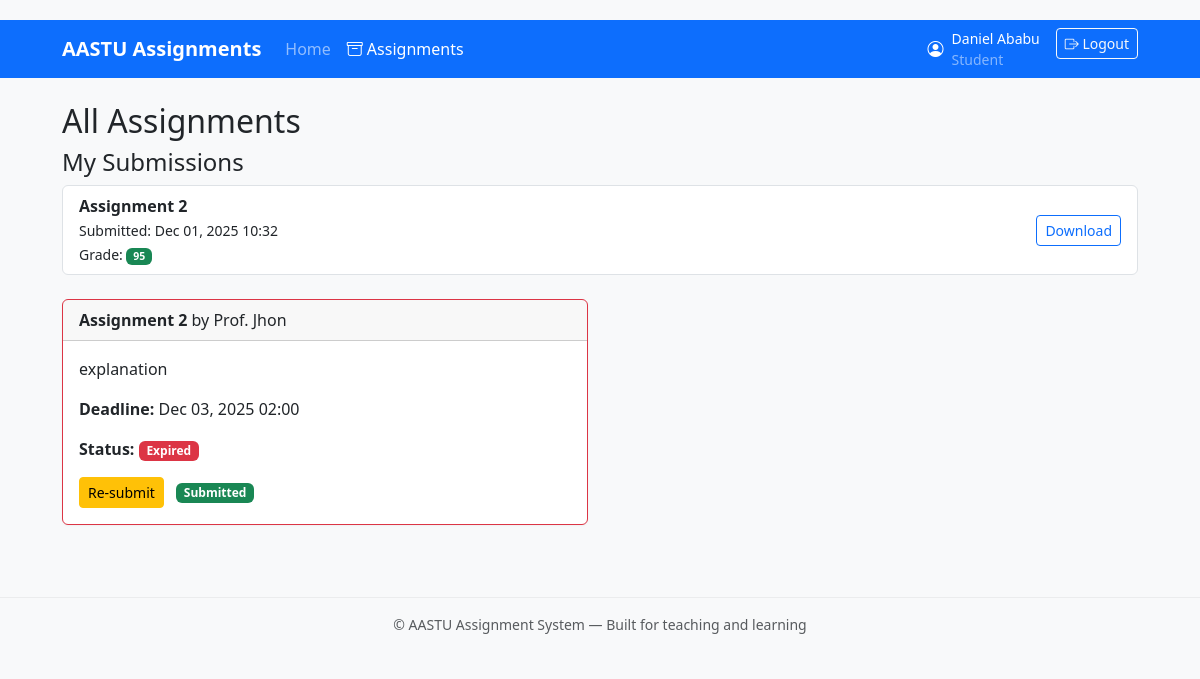
Before: /submissions/ (signed in) with the older database file.
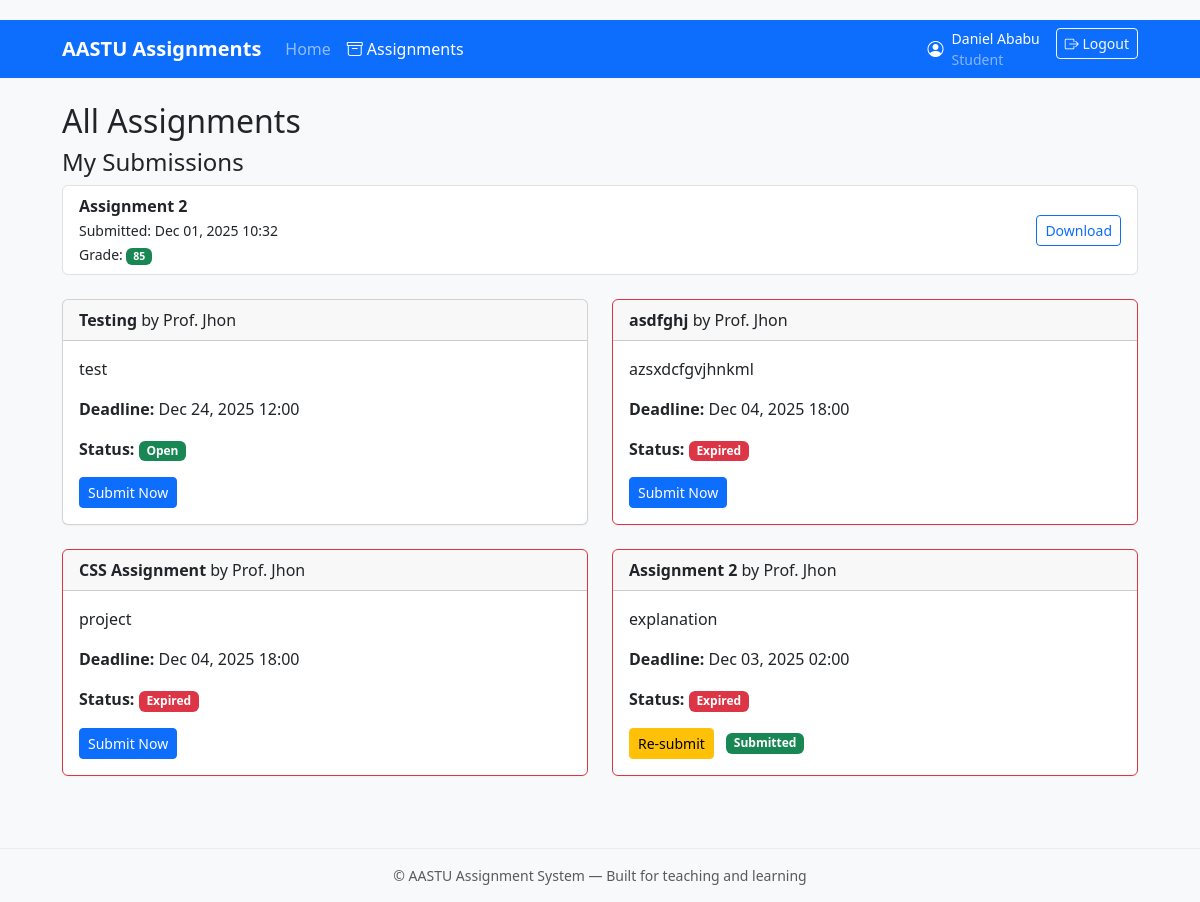
After: the same page with the newer database file.
### submissions/models.py (models this page shows, shortened)
class Submission(models.Model):
    assignment = models.ForeignKey(Assignment, on_delete=models.CASCADE)
    student = models.ForeignKey(User, on_delete=models.CASCADE, limit_choices_to={'role': 'student'})
    file = models.FileField(upload_to=submission_upload_path)
    submitted_at = models.DateTimeField(auto_now_add=True)
    grade = models.CharField(max_length=10, blank=True, null=True)
    class Meta:
        unique_together = ('assignment', 'student')  # One submission per student per assignment
        ordering = ['-submitted_at']

### assignments/models.py (models this page shows, shortened)
class Assignment(models.Model):
    teacher = models.ForeignKey(User, on_delete=models.CASCADE, limit_choices_to={'role': 'teacher'})
    students = models.ManyToManyField(User, blank=True, related_name='assignments', limit_choices_to={'role': 'student'})
    title = models.CharField(max_length=200)
    description = models.TextField()
    deadline = models.DateTimeField()
    allowed_extensions = models.CharField(
        max_length=255,
        default='.pdf,.docx,.zip,.jpg,.jpeg,.png,.txt',
        help_text="Comma-separated extensions (e.g. .pdf,.docx)"
    )
    created_at = models.DateTimeField(auto_now_add=True)
    class Meta:
        ordering = ['-created_at']
    def is_expired(self):
        return timezone.now() > self.deadline

### users/models.py (models this page shows, shortened)
class User(AbstractUser):
    ROLE_CHOICES = (
        ('student', 'Student'),
        ('teacher', 'Teacher'),
        ('admin', 'Admin'),
    )
    email = models.EmailField(
        unique=True,
        validators=[validate_school_email],
        error_messages={'unique': "A user with that email already exists."},
    )
    name = models.CharField(max_length=100)
    role = models.CharField(max_length=10, choices=ROLE_CHOICES, default='student')
    objects = CustomUserManager()
    USERNAME_FIELD = 'email'
    REQUIRED_FIELDS = ['name']

### submissions/views.py (the view)
# urls.py: path('', views.student_dashboard, name='student_dashboard'),
@login_required
def student_dashboard(request):
    if request.user.role != 'student':
        return HttpResponseForbidden("Access denied.")
    all_assignments = Assignment.objects.filter(Q(students=request.user) | Q(students__isnull=True)).distinct().order_by('-created_at')
    my_submissions = Submission.objects.filter(student=request.user)
    submitted_assignment_ids = my_submissions.values_list('assignment_id', flat=True)
    return render(request, 'submissions/student_dashboard.html', {
        'assignments': all_assignments,
        'submitted_ids': submitted_assignment_ids,
        'my_submissions': my_submissions,
    })

### assignments/templatetags/grade_extras.py (called while the page is built, shortened)
@register.filter
def grade_badge_class(grade):
    if not grade:
        return 'secondary'
    g = str(grade).strip()
    try:
        val = float(g)
        if val >= 85:
            return 'success'
        if val >= 70:
            return 'info'
        if val >= 50:
            return 'warning'
        return 'danger'
    except Exception:
        pass

@register.filter
def grade_display(grade):
    if grade is None:
        return ''
    g = str(grade).strip()
    try:
        val = float(g)
        if val.is_integer():
            return str(int(val))
        return str(val)
    except Exception:
        return g.upper()

### submissions/templates/submissions/student_dashboard.html (shortened to what this page needs)
{% extends 'base.html' %}
{% block content %}
<h2>All Assignments</h2>
<div class="mb-4">
    <h4>My Submissions</h4>
    {% if my_submissions %}
    <div class="list-group mb-3">
        {% for sub in my_submissions %}
        <div class="list-group-item d-flex justify-content-between align-items-center">
            <div>
                <strong>{{ sub.assignment.title }}</strong>
                <div><small>Submitted: {{ sub.submitted_at|date:"M d, Y H:i" }}</small></div>
                <div>
                    <small>Grade:
                        {% load grade_extras %}
                        {% if sub.grade %}
                            <span class="badge bg-{{ sub.grade|grade_badge_class }}">{{ sub.grade|grade_display }}</span>
                        {% else %}
                            <span class="text-muted">Not graded</span>
                        {% endif %}
                    </small>
                </div>
            </div>
            <div>
                {% if sub.file %}
                <a href="{{ sub.file.url }}" class="btn btn-sm btn-outline-primary" target="_blank">Download</a>
                {% endif %}
            </div>
        </div>
        {% endfor %}
    </div>
    {% else %}
    <div class="alert alert-secondary">You have not submitted any assignments yet.</div>
    {% endif %}
</div>
{% if assignments %}
<div id="assignments-container" class="row">
    {% for assignment in assignments %}
    <div class="col-md-6 mb-4" data-assignment-id="{{ assignment.id }}">
        <div class="card {% if assignment.is_expired %}border-danger{% endif %}">
            <div class="card-header">
                <strong>{{ assignment.title }}</strong>
                by {{ assignment.teacher.name }}
            </div>
            <div class="card-body">
                <p>{{ assignment.description|truncatewords:30 }}</p>
                <p><strong>Deadline:</strong> {{ assignment.deadline|date:"M d, Y H:i" }}</p>
                <p><strong>Status:</strong>
                    {% if assignment.is_expired %}
                    <span class="badge bg-danger">Expired</span>
                    {% else %}
                    <span class="badge bg-success">Open</span>
                    {% endif %}
                </p>
                {% if assignment.id in submitted_ids %}
                    <a href="{% url 'submit_assignment' assignment.pk %}" class="btn btn-warning btn-sm">Re-submit</a>
                    <span class="badge bg-success ms-2">Submitted</span>
                {% else %}
                    <a href="{% url 'submit_assignment' assignment.pk %}" class="btn btn-primary btn-sm">Submit Now</a>
                {% endif %}
            </div>
        </div>
    </div>
    {% endfor %}
</div>
{% else %}
<div class="alert alert-info">No assignments available yet.</div>
{% endif %}
{% endblock %}

Changed rows visible on the page:
changed Submission "Assignment 2": grade|grade_display "95" → "85"
added Assignment: title "Testing", teacher.name "Prof. Jhon", description "test", deadline "Dec 24, 2025 12:00", shows "Open", shows "Submit Now"
added Assignment: title "asdfghj", teacher.name "Prof. Jhon", description "azsxdcfgvjhnkml", deadline "Dec 04, 2025 18:00", shows "Expired", shows "Submit Now"
added Assignment: title "CSS Assignment", teacher.name "Prof. Jhon", description "project", deadline "Dec 04, 2025 18:00", shows "Expired", shows "Submit Now"
